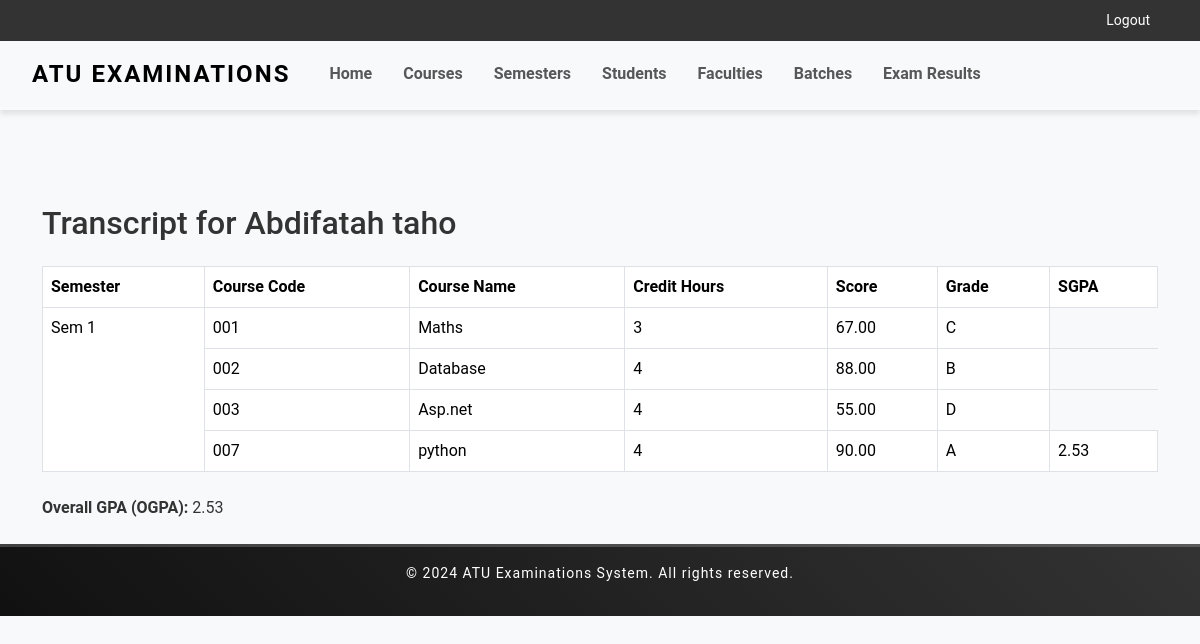
The page /students/1/transcript/ (signed in) on the database its author committed.
### examination/models.py (models this page shows, shortened)
class Student(models.Model):
    firstname = models.CharField(max_length=50)
    last_name = models.CharField(max_length=50)
    student_id = models.CharField(max_length=20, unique=True)
    enrollment_year = models.IntegerField()
    faculty = models.ForeignKey('Faculty', on_delete=models.SET_NULL, null=True, related_name='students')
    batches = models.ManyToManyField('Batch', related_name='students')
    semesters = models.ManyToManyField(Semester, related_name='students')

class Semester(models.Model):
    name = models.CharField(max_length=50)
    start_date = models.DateField()
    end_date = models.DateField()
    courses = models.ManyToManyField(Course, related_name='semesters')

class ExamResult(models.Model):
    student = models.ForeignKey(Student, on_delete=models.CASCADE, related_name='exam_results')
    course = models.ForeignKey(Course, on_delete=models.CASCADE)
    semester = models.ForeignKey(Semester, on_delete=models.CASCADE)
    score = models.DecimalField(max_digits=5, decimal_places=2)

class Course(models.Model):
    code = models.CharField(max_length=10, unique=True)
    name = models.CharField(max_length=100)
    credit_hours = models.PositiveIntegerField()

### examination/views.py (the view)
# urls.py: path('students/<int:student_id>/transcript/', generate_transcript, name='generate_transcript'),
def generate_transcript(request, student_id):
    student = Student.objects.get(pk=student_id)
    exam_results = student.exam_results.select_related('course', 'semester')
    semesters = {}
    total_credits = 0
    total_points = 0
    for result in exam_results:
        semester = result.semester
        if semester not in semesters:
            semesters[semester] = {
                'courses': [],
                'credits': 0,
                'points': 0,
                'sgpa': 0
            }
        credits = result.course.credit_hours
        points = calculate_gpa_points(result.score) * credits  # Calculate points based on GPA points
        grade = ''
        if 90 <= result.score <= 100:
            grade = 'A'
        elif 75 <= result.score < 90:
            grade = 'B'
        elif 60 <= result.score < 75:
            grade = 'C'
        else:
            grade = 'D'  # D or lower
        result.grade = grade
        semesters[semester]['courses'].append(result)
        semesters[semester]['credits'] += credits
        semesters[semester]['points'] += points
        total_credits += credits
        total_points += points
    for semester in semesters:
        if semesters[semester]['credits'] > 0:
            semesters[semester]['sgpa'] = semesters[semester]['points'] / semesters[semester]['credits']
    ogpa = total_points / total_credits if total_credits > 0 else 0
    context = {
        'student': student,
        'semesters': semesters,
        'ogpa': ogpa,
    }
    return render(request, 'students/transcript.html', context)

### examination/views.py (called while the page is built)
def calculate_gpa_points(score):
    if 90 <= score <= 100:
        return 4.0  # A
    elif 75 <= score < 90:
        return 3.0  # B
    elif 60 <= score < 75:
        return 2.0  # C
    else:
        return 1.0  # D

### Templates/students/transcript.html (shortened to what this page needs)
{% extends "examination/home.html" %}
{% block content %}
<div class="container mt-4">
    <h2>Transcript for {{ student.firstname }} {{ student.last_name }}</h2>
    <table class="table table-bordered mt-4">
        <thead>
            <tr>
                <th>Semester</th>
                <th>Course Code</th>
                <th>Course Name</th>
                <th>Credit Hours</th>
                <th>Score</th>
                <th>Grade</th>
                <th>SGPA</th>
            </tr>
        </thead>
        <tbody>
            {% for semester, data in semesters.items %}
                {% for course in data.courses %}
                <tr>
                    {% if forloop.first %}
                    <td rowspan="{{ data.courses|length }}">{{ semester.name }}</td>
                    {% endif %}
                    <td>{{ course.course.code }}</td>
                    <td>{{ course.course.name }}</td>
                    <td>{{ course.course.credit_hours }}</td>
                    <td>{{ course.score }}</td>
                    <td>{{ course.grade }}</td>
                    {% if forloop.last %}
                    <td rowspan="{{ data.courses|length }}">{{ data.sgpa|floatformat:2 }}</td>
                    {% endif %}
                </tr>
                {% endfor %}
            {% endfor %}
        </tbody>
    </table>
    <div class="mt-4">
        <strong>Overall GPA (OGPA):</strong> {{ ogpa|floatformat:2 }}
    </div>
</div>
{% endblock %}

### Templates/examination/home.html (style rules this page uses)
body { font-family: 'Roboto', sans-serif; color: #333; background-color: #f8f9fa; }

### rows shown on the page
Student: firstname "Abdifatah", last_name "taho"
Semester: name "Sem 1"
ExamResult: course.code "001", course.name "Maths", course.credit_hours "3", score "67.00", grade "C"
ExamResult: course.code "002", course.name "Database", course.credit_hours "4", score "88.00", grade "B"
ExamResult: course.code "003", course.name "Asp.net", course.credit_hours "4", score "55.00", grade "D"
ExamResult: course.code "007", course.name "python", course.credit_hours "4", score "90.00", grade "A", sgpa "2.53"

### other values the page prints
{{ ogpa|floatformat:2 }} "2.53"
